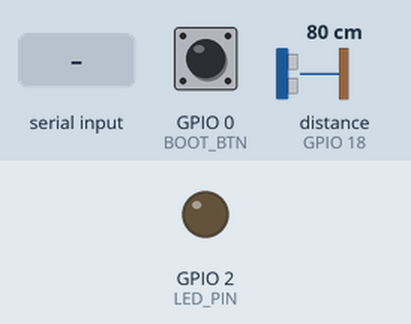
A sketch run on a simulated ESP32. Parts: output pins drawn as LEDs (lit = HIGH). Wiring (inferred from the names in the program): ultrasonic range finder: trigger GPIO 5; echo GPIO 18. The inputs (shaded band) are chosen by the test bench; at power-on: distance to the obstacle (sensor on GPIO 18) 80 cm, GPIO 0 (BOOT_BTN) HIGH. The echo pulse lasts 58.3 µs per cm; WiFi joins after 1.5 s; servers stay silent unless stated; uploads are accepted with an empty reply; EEPROM starts erased; pins used as bus, display or sensor lines are not drawn; what the sketch prints to the serial monitor is not drawn.

Above: at 1.5 s.
1.6 s: "e" received over Serial
4.6 s: distance to the obstacle (sensor on GPIO 18) set to 16 cm
7.6 s: distance to the obstacle (sensor on GPIO 18) set to 13 cm
9.1 s: distance to the obstacle (sensor on GPIO 18) set to 18 cm
10.6 s: "f" received over Serial
13.6 s: GPIO 0 (BOOT_BTN) pulled LOW for 3.2 s
At 17.0 s:
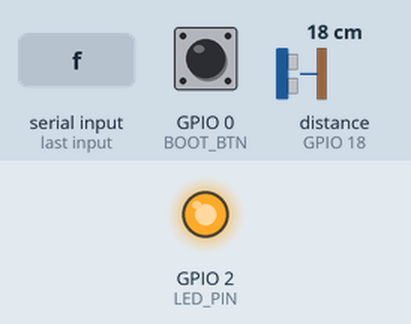
Timing chart, 0 to 18.5 s (numbered marks = the images above; inputs shaded):
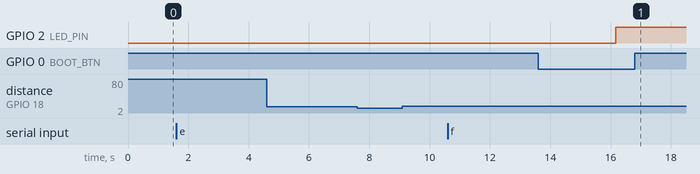

The sketch:

SmartBin.ino
```cpp
/*
 * Smart Trash Bin – Fill-Level Monitoring System (CS 578, Group 15)
 * ----------------------------------------------------------------
 * ESP32 + ultrasonic distance sensor (HC-SR04 / HC-SR04P / JSN-SR04T)
 *
 *  1. Measures distance from the lid to the trash surface.
 *  2. Filters readings (median of a burst + exponential moving average).
 *  3. Converts distance -> fill % using a calibrated EMPTY and FULL distance.
 *  4. Classifies the level as 25% / 50% / 75% / Full with hysteresis
 *     and a confirmation count so the status does not flicker.
 *  5. Sends a JSON status to the laptop dashboard over Wi-Fi (HTTP POST).
 *
 * Board: "ESP32 Dev Module" (Arduino IDE, esp32 core 2.x or 3.x)
 * No extra libraries needed (WiFi, HTTPClient, Preferences ship with the core).
 *
 * Serial monitor @115200 – commands (type a letter + Enter):
 *   e  = calibrate EMPTY (bin empty, lid closed)
 *   f  = calibrate FULL line (hold a flat board at the "needs emptying" height)
 *   s  = print status / calibration
 *   r  = reset calibration to defaults
 *   h  = help
 * Holding the BOOT button for 3 s also calibrates EMPTY.
 */

#include <WiFi.h>
#include <HTTPClient.h>
#include <Preferences.h>

// ======================= USER SETTINGS =======================
const char* WIFI_SSID     = "YOUR_WIFI_NAME";
const char* WIFI_PASSWORD = "YOUR_WIFI_PASSWORD";
// IP of the laptop running server/server.py (run `ipconfig` / `ifconfig`)
const char* SERVER_URL    = "http://192.168.1.100:8000/api/update";
const char* BIN_ID        = "bin-1";
const char* BIN_LOCATION  = "Lab hallway";

// Pins
const int TRIG_PIN = 5;
const int ECHO_PIN = 18;   // HC-SR04 (5 V) needs a voltage divider on ECHO!
const int BOOT_BTN = 0;    // on-board BOOT button
const int LED_PIN  = 2;    // on-board LED on most dev boards (lit when Full)

// Default calibration (cm) – overwritten by 'e' / 'f' and saved to flash
const float DEFAULT_EMPTY_CM = 60.0;  // sensor -> bin bottom
const float DEFAULT_FULL_CM  = 8.0;   // sensor -> "needs emptying" line (keep >= 5 cm, sensor blind zone)

// Timing
const uint32_t MEASURE_INTERVAL_MS   = 1000;  // one filtered measurement per second
const uint32_t HEARTBEAT_INTERVAL_MS = 5000;  // send at least this often
const int      BURST_SIZE            = 7;     // raw pings per measurement (median)
const int      PING_GAP_MS           = 60;    // HC-SR04 needs ~60 ms between pings

// Filtering / classification
const float EMA_ALPHA          = 0.30;  // 0..1, lower = smoother but slower
const float HYSTERESIS_PCT     = 4.0;   // must cross a boundary by this much
const int   CONFIRM_COUNT      = 3;     // consecutive measurements before level changes
const float MAX_VALID_CM       = 400.0;
const float MIN_VALID_CM       = 2.0;

// Level boundaries on fill % (nearest-level rounding):
//   < 37.5 -> "25%" (25% or less) | 37.5–62.5 -> "50%" | 62.5–87.5 -> "75%" | >= 87.5 -> "Full"
const int   NUM_LEVELS = 4;
const char* LEVEL_NAMES[NUM_LEVELS] = {"25%", "50%", "75%", "Full"};
const float LEVEL_BOUNDS[NUM_LEVELS - 1] = {37.5, 62.5, 87.5};
// =============================================================

Preferences prefs;
float emptyCm = DEFAULT_EMPTY_CM;
float fullCm  = DEFAULT_FULL_CM;

float filteredCm = NAN;
float fillPct    = 0;
int   level      = 0;      // index into LEVEL_NAMES
int   candidate  = 0;
int   candidateCount = 0;
float lastValidRatio = 0;
float lastMedianCm   = NAN;

uint32_t lastMeasure = 0, lastSend = 0, seq = 0;
uint32_t sendOk = 0, sendFail = 0;
bool levelChangedSinceSend = true;

// ---------- sensor ----------
float pingOnceCm() {
  digitalWrite(TRIG_PIN, LOW);
  delayMicroseconds(3);
  digitalWrite(TRIG_PIN, HIGH);
  delayMicroseconds(10);
  digitalWrite(TRIG_PIN, LOW);
  unsigned long us = pulseIn(ECHO_PIN, HIGH, 30000UL);  // 30 ms ~ 5 m
  if (us == 0) return NAN;
  float cm = us * 0.0343f / 2.0f;
  if (cm < MIN_VALID_CM || cm > MAX_VALID_CM) return NAN;
  return cm;
}

void sortFloats(float* a, int n) {
  for (int i = 1; i < n; i++) {
    float k = a[i]; int j = i - 1;
    while (j >= 0 && a[j] > k) { a[j + 1] = a[j]; j--; }
    a[j + 1] = k;
  }
}

// Median of a burst; returns NAN if fewer than half the pings were valid.
float medianBurstCm(int n, float* validRatio) {
  float v[32]; int k = 0;
  n = min(n, 32);
  for (int i = 0; i < n; i++) {
    float d = pingOnceCm();
    if (!isnan(d)) v[k++] = d;
    delay(PING_GAP_MS);
  }
  if (validRatio) *validRatio = (float)k / n;
  if (k < (n + 1) / 2) return NAN;
  sortFloats(v, k);
  return (k % 2) ? v[k / 2] : (v[k / 2 - 1] + v[k / 2]) / 2.0f;
}

// ---------- estimation ----------
float distanceToFillPct(float cm) {
  float span = emptyCm - fullCm;
  if (span < 1) return 0;
  float p = (emptyCm - cm) / span * 100.0f;
  return constrain(p, 0.0f, 100.0f);
}

int rawLevelFor(float pct) {
  int l = 0;
  while (l < NUM_LEVELS - 1 && pct >= LEVEL_BOUNDS[l]) l++;
  return l;
}

// Hysteresis: to move up past a boundary you must exceed it by HYSTERESIS_PCT,
// to move down you must drop below it by HYSTERESIS_PCT.
int levelWithHysteresis(float pct, int current) {
  int raw = rawLevelFor(pct);
  if (raw > current) {
    float b = LEVEL_BOUNDS[raw - 1];
    if (pct < b + HYSTERESIS_PCT) return max(current, raw - 1);
  } else if (raw < current) {
    float b = LEVEL_BOUNDS[raw];
    if (pct > b - HYSTERESIS_PCT) return min(current, raw + 1);
  }
  return raw;
}

void measureAndClassify() {
  float vr;
  float med = medianBurstCm(BURST_SIZE, &vr);
  lastValidRatio = vr;
  lastMedianCm = med;
  if (isnan(med)) return;  // keep previous state on a bad burst

  filteredCm = isnan(filteredCm) ? med : EMA_ALPHA * med + (1 - EMA_ALPHA) * filteredCm;
  fillPct = distanceToFillPct(filteredCm);

  int proposed = levelWithHysteresis(fillPct, level);
  if (proposed != level) {
    if (proposed == candidate) candidateCount++;
    else { candidate = proposed; candidateCount = 1; }
    if (candidateCount >= CONFIRM_COUNT) {
      level = proposed;
      candidateCount = 0;
      levelChangedSinceSend = true;
    }
  } else {
    candidate = level; candidateCount = 0;
  }
  digitalWrite(LED_PIN, level == NUM_LEVELS - 1 ? HIGH : LOW);
}

// ---------- calibration ----------
void loadCalibration() {
  prefs.begin("smartbin", true);
  emptyCm = prefs.getFloat("empty", DEFAULT_EMPTY_CM);
  fullCm  = prefs.getFloat("full",  DEFAULT_FULL_CM);
  prefs.end();
}

void saveCalibration() {
  prefs.begin("smartbin", false);
  prefs.putFloat("empty", emptyCm);
  prefs.putFloat("full",  fullCm);
  prefs.end();
}

float averageForCalibration() {
  Serial.println(F("Calibrating – keep everything still..."));
  float sum = 0; int n = 0;
  for (int i = 0; i < 5; i++) {
    float m = medianBurstCm(9, nullptr);
    if (!isnan(m)) { sum += m; n++; }
  }
  if (n == 0) { Serial.println(F("  FAILED: no valid readings. Check wiring/aim.")); return NAN; }
  return sum / n;
}

void calibrateEmpty() {
  float d = averageForCalibration();
  if (isnan(d)) return;
  if (d <= fullCm + 5) { Serial.println(F("  Rejected: empty distance must be > full line + 5 cm")); return; }
  emptyCm = d; saveCalibration(); filteredCm = NAN;
  Serial.printf("  EMPTY set to %.1f cm (saved)\n", emptyCm);
}

void calibrateFull() {
  float d = averageForCalibration();
  if (isnan(d)) return;
  if (d >= emptyCm - 5) { Serial.println(F("  Rejected: full line must be < empty distance - 5 cm")); return; }
  if (d < 4) Serial.println(F("  Warning: < 4 cm is in the sensor blind zone; readings may be unreliable"));
  fullCm = d; saveCalibration(); filteredCm = NAN;
  Serial.printf("  FULL line set to %.1f cm (saved)\n", fullCm);
}

void printStatus() {
  Serial.printf("bin=%s  empty=%.1fcm  full=%.1fcm  filtered=%.1fcm  fill=%.1f%%  level=%s\n",
                BIN_ID, emptyCm, fullCm, filteredCm, fillPct, LEVEL_NAMES[level]);
  Serial.printf("wifi=%s  ip=%s  rssi=%d dBm  sent ok=%lu fail=%lu\n",
                WiFi.status() == WL_CONNECTED ? "up" : "down",
                WiFi.localIP().toString().c_str(), WiFi.RSSI(), sendOk, sendFail);
}

void printHelp() {
  Serial.println(F("Commands: e=cal EMPTY, f=cal FULL line, s=status, r=reset cal, h=help"));
}

void handleSerial() {
  while (Serial.available()) {
    char c = tolower(Serial.read());
    if (c == 'e') calibrateEmpty();
    else if (c == 'f') calibrateFull();
    else if (c == 's') printStatus();
    else if (c == 'r') { emptyCm = DEFAULT_EMPTY_CM; fullCm = DEFAULT_FULL_CM; saveCalibration(); filteredCm = NAN; Serial.println(F("Calibration reset.")); }
    else if (c == 'h' || c == '?') printHelp();
  }
}

void handleBootButton() {
  static uint32_t pressedAt = 0;
  if (digitalRead(BOOT_BTN) == LOW) {
    if (pressedAt == 0) pressedAt = millis();
    else if (millis() - pressedAt > 3000) { calibrateEmpty(); pressedAt = 0; while (digitalRead(BOOT_BTN) == LOW) delay(10); }
  } else pressedAt = 0;
}

// ---------- Wi-Fi ----------
void ensureWifi() {
  static uint32_t lastAttempt = 0;
  if (WiFi.status() == WL_CONNECTED) return;
  if (lastAttempt != 0 && millis() - lastAttempt < 10000) return;  // retry every 10 s
  lastAttempt = millis();
  Serial.printf("Connecting to Wi-Fi '%s'...\n", WIFI_SSID);
  WiFi.disconnect();
  WiFi.begin(WIFI_SSID, WIFI_PASSWORD);
}

void sendStatus() {
  if (WiFi.status() != WL_CONNECTED) { sendFail++; return; }
  char body[512];
  snprintf(body, sizeof(body),
    "{\"bin_id\":\"%s\",\"location\":\"%s\",\"seq\":%lu,\"uptime_ms\":%lu,"
    "\"distance_cm\":%.1f,\"raw_median_cm\":%.1f,\"fill_pct\":%.1f,\"level\":\"%s\","
    "\"empty_cm\":%.1f,\"full_cm\":%.1f,\"valid_ratio\":%.2f,\"rssi\":%d}",
    BIN_ID, BIN_LOCATION, (unsigned long)seq++, (unsigned long)millis(),
    isnan(filteredCm) ? -1.0f : filteredCm, isnan(lastMedianCm) ? -1.0f : lastMedianCm,
    fillPct, LEVEL_NAMES[level], emptyCm, fullCm, lastValidRatio, WiFi.RSSI());

  HTTPClient http;
  http.setTimeout(3000);
  http.begin(SERVER_URL);
  http.addHeader("Content-Type", "application/json");
  int code = http.POST((uint8_t*)body, strlen(body));
  http.end();
  if (code == 200) sendOk++; else { sendFail++; Serial.printf("POST failed: %d\n", code); }
}

// ---------- main ----------
void setup() {
  Serial.begin(115200);
  delay(300);
  pinMode(TRIG_PIN, OUTPUT);
  pinMode(ECHO_PIN, INPUT);
  pinMode(BOOT_BTN, INPUT_PULLUP);
  pinMode(LED_PIN, OUTPUT);
  loadCalibration();
  Serial.println(F("\n=== Smart Trash Bin ==="));
  printHelp();
  WiFi.mode(WIFI_STA);
  ensureWifi();
  // Serial CSV header for logging tests from the serial monitor
  Serial.println(F("CSV,ms,median_cm,filtered_cm,fill_pct,level,valid_ratio"));
}

void loop() {
  handleSerial();
  handleBootButton();
  ensureWifi();

  uint32_t now = millis();
  if (now - lastMeasure >= MEASURE_INTERVAL_MS) {
    lastMeasure = now;
    measureAndClassify();
    Serial.printf("CSV,%lu,%.1f,%.1f,%.1f,%s,%.2f\n", (unsigned long)now,
                  lastMedianCm, filteredCm, fillPct, LEVEL_NAMES[level], lastValidRatio);
  }
  if (levelChangedSinceSend || now - lastSend >= HEARTBEAT_INTERVAL_MS) {
    sendStatus();
    lastSend = now;
    levelChangedSinceSend = false;
  }
}
```

Measured:
- after the input at 1.6 s, every drawn part: stays the same
- after the input at 4.6 s, every drawn part: stays the same
- after the input at 7.6 s, every drawn part: stays the same
- after the input at 9.1 s, every drawn part: stays the same
- after the input at 10.6 s, every drawn part: stays the same
